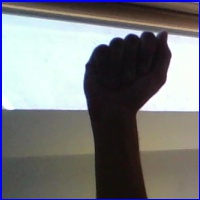
#> input picture dataset/sign-language-mnist/asl-alphabet/asl_alphabet_test/asl_alphabet_test/A_test.jpg, 200 x 200 px
$ python -i ml_inference.py   (imports and definitions only)
#> lines starting #> are read from the running program, lines starting #| are printed output that depends on the picture
#> further down, picture is the input picture: shape (200, 200, 3); mean B, G, R 123.9, 121.8, 120.8
from pathlib import Path
import os

import cv2
import joblib
import numpy as np
from skimage.feature import hog


# ==========================================================
# MODEL CONFIGURATION
# ==========================================================

BACKEND_ROOT = Path(__file__).resolve().parents[2]

MODEL_DIR = Path(
    os.getenv(
        "SIGNSPEAK_MODEL_DIR",
        str(BACKEND_ROOT / "models"),
    )
)

MODEL_PATH = MODEL_DIR / "hog_linear_svm.joblib"
ENCODER_PATH = MODEL_DIR / "label_encoder.joblib"


# [13 lines not run here, left out]


# ==========================================================
# IMAGE DECODING
# ==========================================================

# [17 lines left out: function decode_image, not called in this run]


# ==========================================================
# HOG FEATURE EXTRACTION
#
# IMPORTANT:
# Keep this preprocessing compatible with the model's
# existing training pipeline.
# ==========================================================

def extract_hog_features_from_image(
    image: np.ndarray,
) -> np.ndarray:

    image = cv2.cvtColor(
        image,
        cv2.COLOR_BGR2RGB,
    )

    image = cv2.resize(
        image,
        (128, 128),
        interpolation=cv2.INTER_AREA,
    )
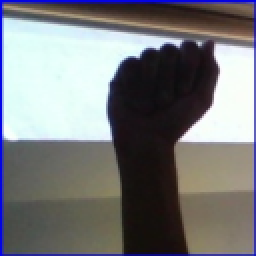
#> image: shape (128, 128, 3) (shown 2 times larger); mean R, G, B 120.8, 121.8, 123.9

    image_gray = cv2.cvtColor(
        image,
        cv2.COLOR_RGB2GRAY,
    )
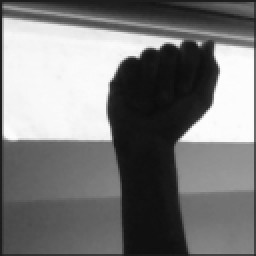
#> image_gray: shape (128, 128) (shown 2 times larger); min 12, max 254, mean 121.7

    features = hog(
        image_gray,
        orientations=9,
        pixels_per_cell=(8, 8),
        cells_per_block=(2, 2),
        block_norm="L2-Hys",
        visualize=False,
        feature_vector=True,
    )
#> features = 8100 values, max 0.705 at index 3213, min 0 at index 11, mean 0.0984

    return features.astype(np.float32)


# [159 lines left out: functions extract_hog_features, get_ranked_predictions, confidence_from_margin, predict_sign, not called in this run]

>>> import cv2
>>> picture = cv2.imread('../../../dataset/sign-language-mnist/asl-alphabet/asl_alphabet_test/asl_alphabet_test/A_test.jpg')
>>> result = extract_hog_features_from_image(picture)
#> result has the same summary as features in extract_hog_features_from_image

$ run again, on dataset/sign-language-mnist/asl-alphabet/asl_alphabet_test/asl_alphabet_test/B_test.jpg
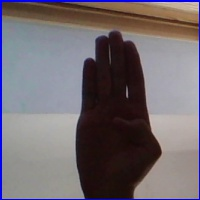
#> input picture dataset/sign-language-mnist/asl-alphabet/asl_alphabet_test/asl_alphabet_test/B_test.jpg, 200 x 200 px
#> picture is the input picture: shape (200, 200, 3); mean B, G, R 111.8, 106.2, 114
#> in extract_hog_features_from_image, `image = cv2.resize( image, (128, 128), interpolation=cv2.INTER_AREA, )`:
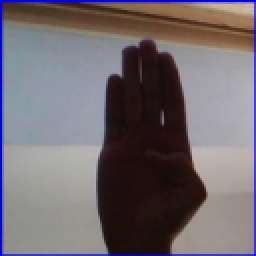
#> image: shape (128, 128, 3) (shown 2 times larger); mean R, G, B 114, 106.2, 111.8
#> in extract_hog_features_from_image, `image_gray = cv2.cvtColor( image, cv2.COLOR_RGB2GRAY, )`:
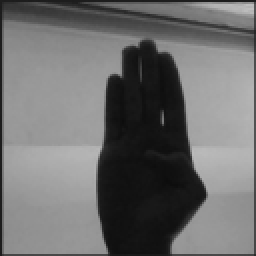
#> image_gray: shape (128, 128) (shown 2 times larger); min 12, max 190, mean 109.1
#> features = 8100 values, max 0.688 at index 7453, min 0 at index 6, mean 0.104
#> result has the same summary as features in extract_hog_features_from_image

$ run again, on dataset/sign-language-mnist/asl-alphabet/asl_alphabet_test/asl_alphabet_test/C_test.jpg
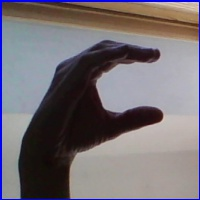
#> input picture dataset/sign-language-mnist/asl-alphabet/asl_alphabet_test/asl_alphabet_test/C_test.jpg, 200 x 200 px
#> picture is the input picture: shape (200, 200, 3); mean B, G, R 117.1, 111.6, 118
#> in extract_hog_features_from_image, `image = cv2.resize( image, (128, 128), interpolation=cv2.INTER_AREA, )`:
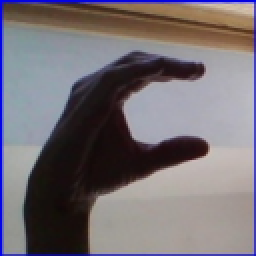
#> image: shape (128, 128, 3) (shown 2 times larger); mean R, G, B 118, 111.6, 117.1
#> in extract_hog_features_from_image, `image_gray = cv2.cvtColor( image, cv2.COLOR_RGB2GRAY, )`:
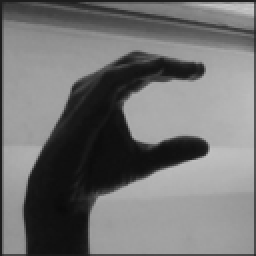
#> image_gray: shape (128, 128) (shown 2 times larger); min 10, max 200, mean 114.1
#> features = 8100 values, max 0.757 at index 4429, min 0 at index 6, mean 0.0969
#> result has the same summary as features in extract_hog_features_from_image

$ run again, on dataset/sign-language-mnist/asl-alphabet/asl_alphabet_test/asl_alphabet_test/F_test.jpg
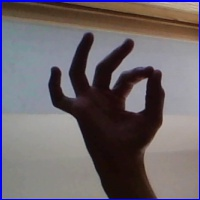
#> input picture dataset/sign-language-mnist/asl-alphabet/asl_alphabet_test/asl_alphabet_test/F_test.jpg, 200 x 200 px
#> picture is the input picture: shape (200, 200, 3); mean B, G, R 106, 100.8, 108.5
#> in extract_hog_features_from_image, `image = cv2.resize( image, (128, 128), interpolation=cv2.INTER_AREA, )`:
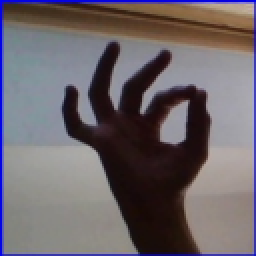
#> image: shape (128, 128, 3) (shown 2 times larger); mean R, G, B 108.5, 100.8, 106
#> in extract_hog_features_from_image, `image_gray = cv2.cvtColor( image, cv2.COLOR_RGB2GRAY, )`:
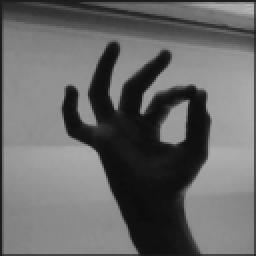
#> image_gray: shape (128, 128) (shown 2 times larger); min 12, max 181, mean 103.7
#> features = 8100 values, max 0.87 at index 3869, min 0 at index 6, mean 0.0984
#> result has the same summary as features in extract_hog_features_from_image
